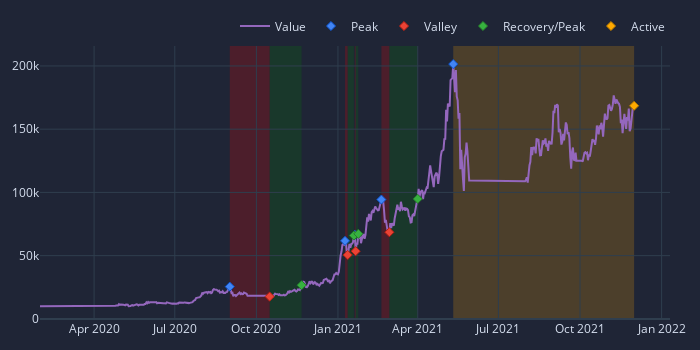
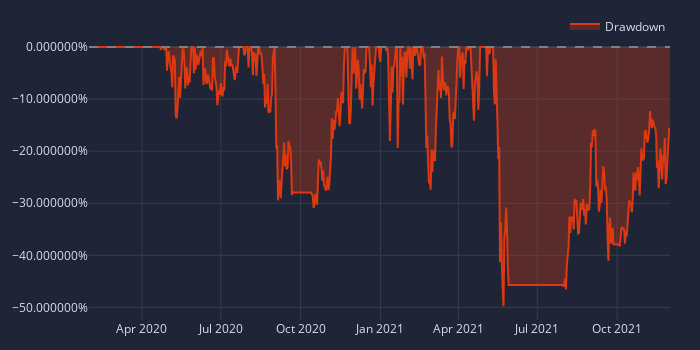
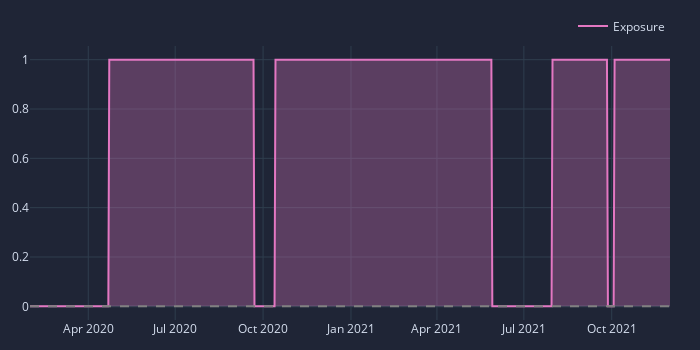

The notebook cell saved with these charts, in order:
### Code cell
selected_df.plot_drawdowns().show()

selected_df.plot_underwater().show()
selected_df.plot_net_exposure().show()

### Figure 1 — Plotly figure (JSON) as saved in the notebook; plotly's stock layout.template omitted (floating-point values rounded to 4 significant figures; data arrays with more than 128 entries replaced by an {"elided": "..."} marker saying what was removed)
{"data": [{"line": {"color": "#9467bd"}, "name": "Value", "showlegend": true, "type": "scatter", "uid": "9bf90717-d493-406b-88eb-54fc3d189c07", "x": {"elided": "671 str values"}, "y": {"elided": "671 float values"}}, {"customdata": [[9], [15], [16], [22], [28]], "hovertemplate": "Drawdown Id: %{customdata[0]}<br>Peak Timestamp: %{x}<br>Peak Value: %{y}", "marker": {"color": "#4285F4", "line": {"color": "rgb(11,84,205)", "width": 1}, "size": 7, "symbol": "diamond"}, "mode": "markers", "name": "Peak", "type": "scatter", "uid": "285d1c2e-2066-452a-87c4-fcd7cc02a0a9", "x": ["2020-09-01T00:00:00+00:00", "2021-01-09T00:00:00+00:00", "2021-01-20T00:00:00+00:00", "2021-02-19T00:00:00+00:00", "2021-05-11T00:00:00+00:00"], "y": [25490.0, 61690.0, 66440.0, 94360.0, 201500.0]}, {"customdata": [["9", "-0.3084021879093001", "45 days 00:00:00"], ["15", "-0.1803048065650645", "3 days 00:00:00"], ["16", "-0.19396270227124301", "1 days 00:00:00"], ["22", "-0.27401389740445536", "9 days 00:00:00"]], "hovertemplate": "Drawdown Id: %{customdata[0]}<br>Valley Timestamp: %{x}<br>Valley Value: %{y}<br>Drawdown: %{customdata[1]:.2%}<br>Duration: %{customdata[2]}", "marker": {"color": "#EA4335", "line": {"color": "rgb(181,31,18)", "width": 1}, "size": 7, "symbol": "diamond"}, "mode": "markers", "name": "Valley", "type": "scatter", "uid": "f8d74ff7-e287-4f24-b29e-16c2e3225432", "x": ["2020-10-16T00:00:00+00:00", "2021-01-12T00:00:00+00:00", "2021-01-21T00:00:00+00:00", "2021-02-28T00:00:00+00:00"], "y": [17630.0, 50570.0, 53550.0, 68500.0]}, {"customdata": [["9", "0.5115127980748195", "36 days 00:00:00"], ["15", "0.30368039664378327", "7 days 00:00:00"], ["16", "0.2554915376305366", "3 days 00:00:00"], ["22", "0.3849672742627912", "32 days 00:00:00"]], "hovertemplate": "Drawdown Id: %{customdata[0]}<br>End Timestamp: %{x}<br>End Value: %{y}<br>Return: %{customdata[1]:.2%}<br>Duration: %{customdata[2]}", "marker": {"color": "#37B13F", "line": {"color": "rgb(38,123,44)", "width": 1}, "size": 7, "symbol": "diamond"}, "mode": "markers", "name": "Recovery/Peak", "type": "scatter", "uid": "03a12896-48f9-4841-9049-25c7c0fc1879", "x": ["2020-11-21T00:00:00+00:00", "2021-01-19T00:00:00+00:00", "2021-01-24T00:00:00+00:00", "2021-04-01T00:00:00+00:00"], "y": [26650.0, 65920.0, 67240.0, 94880.0]}, {"customdata": [["28", "-0.4978583905625613", "204 days 00:00:00"]], "hovertemplate": "Drawdown Id: %{customdata[0]}<br>End Timestamp: %{x}<br>End Value: %{y}<br>Return: %{customdata[1]:.2%}<br>Duration: %{customdata[2]}", "marker": {"color": "#FFAA00", "line": {"color": "rgb(178,118,0)", "width": 1}, "size": 7, "symbol": "diamond"}, "mode": "markers", "name": "Active", "type": "scatter", "uid": "d2f196f3-5e39-49ad-a9db-e766b33b76df", "x": ["2021-12-01T00:00:00+00:00"], "y": [168500.0]}], "layout": {"height": 350, "legend": {"orientation": "h", "traceorder": "normal", "x": 1, "xanchor": "right", "y": 1.02, "yanchor": "bottom"}, "margin": {"b": 30, "l": 30, "r": 30, "t": 30}, "shapes": [{"fillcolor": "red", "layer": "below", "line": {"width": 0}, "opacity": 0.2, "type": "rect", "x0": "2020-09-01T00:00:00+00:00", "x1": "2020-10-16T00:00:00+00:00", "xref": "x", "y0": 0, "y1": 1, "yref": "paper"}, {"fillcolor": "red", "layer": "below", "line": {"width": 0}, "opacity": 0.2, "type": "rect", "x0": "2021-01-09T00:00:00+00:00", "x1": "2021-01-12T00:00:00+00:00", "xref": "x", "y0": 0, "y1": 1, "yref": "paper"}, {"fillcolor": "red", "layer": "below", "line": {"width": 0}, "opacity": 0.2, "type": "rect", "x0": "2021-01-20T00:00:00+00:00", "x1": "2021-01-21T00:00:00+00:00", "xref": "x", "y0": 0, "y1": 1, "yref": "paper"}, {"fillcolor": "red", "layer": "below", "line": {"width": 0}, "opacity": 0.2, "type": "rect", "x0": "2021-02-19T00:00:00+00:00", "x1": "2021-02-28T00:00:00+00:00", "xref": "x", "y0": 0, "y1": 1, "yref": "paper"}, {"fillcolor": "green", "layer": "below", "line": {"width": 0}, "opacity": 0.2, "type": "rect", "x0": "2020-10-16T00:00:00+00:00", "x1": "2020-11-21T00:00:00+00:00", "xref": "x", "y0": 0, "y1": 1, "yref": "paper"}, {"fillcolor": "green", "layer": "below", "line": {"width": 0}, "opacity": 0.2, "type": "rect", "x0": "2021-01-12T00:00:00+00:00", "x1": "2021-01-19T00:00:00+00:00", "xref": "x", "y0": 0, "y1": 1, "yref": "paper"}, {"fillcolor": "green", "layer": "below", "line": {"width": 0}, "opacity": 0.2, "type": "rect", "x0": "2021-01-21T00:00:00+00:00", "x1": "2021-01-24T00:00:00+00:00", "xref": "x", "y0": 0, "y1": 1, "yref": "paper"}, {"fillcolor": "green", "layer": "below", "line": {"width": 0}, "opacity": 0.2, "type": "rect", "x0": "2021-02-28T00:00:00+00:00", "x1": "2021-04-01T00:00:00+00:00", "xref": "x", "y0": 0, "y1": 1, "yref": "paper"}, {"fillcolor": "orange", "layer": "below", "line": {"width": 0}, "opacity": 0.2, "type": "rect", "x0": "2021-05-11T00:00:00+00:00", "x1": "2021-12-01T00:00:00+00:00", "xref": "x", "y0": 0, "y1": 1, "yref": "paper"}], "width": 700}}

### Figure 2 — Plotly figure (JSON) as saved in the notebook; plotly's stock layout.template omitted (floating-point values rounded to 4 significant figures; data arrays with more than 128 entries replaced by an {"elided": "..."} marker saying what was removed)
{"data": [{"fill": "tozeroy", "fillcolor": "rgba(220,57,18,0.3000)", "line": {"color": "#dc3912"}, "name": "Drawdown", "showlegend": true, "type": "scatter", "uid": "65186fa2-828b-4a02-b678-f2de97bc4248", "x": {"elided": "671 str values"}, "y": {"elided": "671 float values"}}], "layout": {"height": 350, "legend": {"orientation": "h", "traceorder": "normal", "x": 1, "xanchor": "right", "y": 1.02, "yanchor": "bottom"}, "margin": {"b": 30, "l": 30, "r": 30, "t": 30}, "shapes": [{"line": {"color": "gray", "dash": "dash"}, "type": "line", "x0": 0, "x1": 1, "xref": "paper", "y0": 0, "y1": 0, "yref": "y"}], "width": 700, "yaxis": {"tickformat": "%"}}}

### Figure 3 — Plotly figure (JSON) as saved in the notebook; plotly's stock layout.template omitted (floating-point values rounded to 4 significant figures; data arrays with more than 128 entries replaced by an {"elided": "..."} marker saying what was removed)
{"data": [{"hoverinfo": "skip", "line": {"color": "rgba(0, 0, 0, 0)", "width": 0}, "opacity": 0, "showlegend": false, "type": "scatter", "uid": "c013fb52-7049-4b90-9d50-ce89b89d4ff5", "x": {"elided": "671 str values"}, "y": {"elided": "671 int values"}}, {"connectgaps": false, "fill": "tonexty", "fillcolor": "rgba(227,119,194,0.3000)", "hoverinfo": "skip", "line": {"color": "rgba(0, 0, 0, 0)", "width": 0}, "opacity": 0, "showlegend": false, "type": "scatter", "uid": "d45609b2-319f-4093-af39-3365ed009d98", "x": {"elided": "671 str values"}, "y": {"elided": "671 int values"}}, {"line": {"color": "#e377c2"}, "name": "Exposure", "showlegend": true, "type": "scatter", "uid": "81e0fc5d-9675-4cad-aa5c-191355ecbcdd", "x": {"elided": "671 str values"}, "y": {"elided": "671 int values"}}, {"hoverinfo": "skip", "line": {"color": "rgba(0, 0, 0, 0)", "width": 0}, "opacity": 0, "showlegend": false, "type": "scatter", "uid": "aa99c45a-65f8-4ed6-b17e-6cedc80bb0b8", "x": {"elided": "671 str values"}, "y": {"elided": "671 int values"}}], "layout": {"height": 350, "legend": {"orientation": "h", "traceorder": "normal", "x": 1, "xanchor": "right", "y": 1.02, "yanchor": "bottom"}, "margin": {"b": 30, "l": 30, "r": 30, "t": 30}, "shapes": [{"line": {"color": "gray", "dash": "dash"}, "type": "line", "x0": 0, "x1": 1, "xref": "paper", "y0": 0, "y1": 0, "yref": "y"}], "width": 700}}
